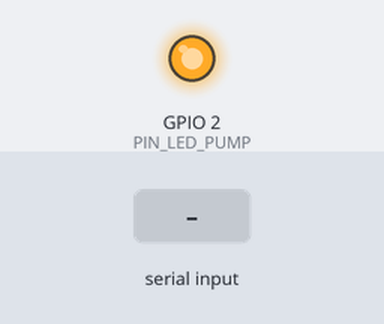
Recording of a sketch running on a simulated ESP32. Parts: output pins drawn as LEDs (lit = HIGH). The inputs (shaded band) are chosen by the test bench. Random numbers use the default seed unless the sketch sets one; what the sketch prints to the serial monitor is not drawn.

Above: at 2.2 s.
2.3 s: "P:\n" received over Serial
7.5 s: "C:\n" received over Serial
10.5 s: "90,45\n" received over Serial
At 17.3 s:
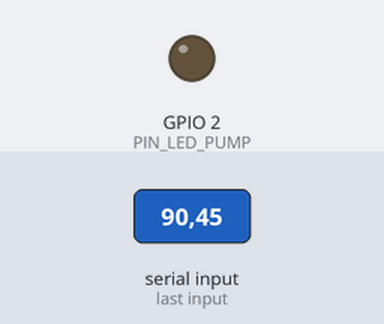
Timing chart, 0 to 18.8 s (numbered marks = the images above; inputs shaded):
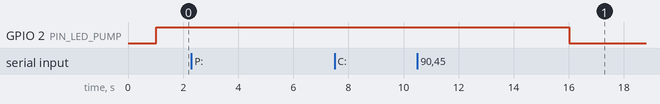

Measured:
- after the input at 2.3 s, every drawn part: stays the same
- after the input at 7.5 s, every drawn part: stays the same

The sketch:

ej3.ino
```cpp
/*
 * Sistemas embebidos y de tiempo real
 * Ejercicio3: Control de temperatura de pileta
 * Autor: Waldo Fusiman
 */

#include "ej3.h"

volatile bool pump;  // Bomba encendida = true, bomba apagada = false.
volatile bool valve; // Caldera encedida = true, caldera apgada = false
int poolTemp;        // temperatura pileta.
int boilerTemp;      // Temperatura caldera.

SemaphoreHandle_t xMutexTemp; // mutex para lectura escritura de temperaturas de pileta y caldera

/*
* Bomba de circulacion, prende o apaga bomba y enciende o apaga led de la placa.
*/
static void setPump( bool on_off ) {
  pump = on_off;
  digitalWrite( PIN_LED_PUMP, on_off ? HIGH:LOW );
}

void setup() {
    initSystem();
    delay(1000);

    Serial.println("\t|--------------------------------------------------------------");
    Serial.println("\t| Sistema de Control de Temperatura de Pileta");
    Serial.println("\t| Comandos:");
    Serial.println("\t|  P:XX (ej. P:27 -> Cambia la temperatura de la pileta a 27°C");
    Serial.println("\t|  C:XX (ej. C:58 -> Cambia la temperatura de la caldera a 58°C");
    Serial.println("\t|--------------------------------------------------------------");

    xTaskCreatePinnedToCore( readTemps,"Lectura temperaturas caldera y pileta", STACK_TASK_SIZE, NULL, PRIORITY_READ_TEMP, NULL, CORE);
    xTaskCreatePinnedToCore( pumpControl,"Control de bomba de circulacion", STACK_TASK_SIZE, NULL, PRIORITY_CONTROL_PUMP, NULL, CORE );
    xTaskCreatePinnedToCore( boilerControl,"Control de caldera", STACK_TASK_SIZE, NULL, PRIORITY_CONTROL_BOILER, NULL, CORE );
    xTaskCreatePinnedToCore( runNotif,"Notificaciones", STACK_TASK_SIZE, NULL, PRIORITY_NOTIF, NULL, CORE );
}

void loop() {
  // quita la tarea loop del scheduler
  vTaskDelete( NULL );
}

void initSystem() {
  Serial.begin( SERIAL_BAUD );
  Serial.setTimeout(50);
  while( Serial.available() > 0)
    Serial.read();

  pinMode( PIN_LED_PUMP, OUTPUT );
  setPump( false );     // bomba apagada
  valve = false;    // caldera apagada
  // Inicialización valores aleatorio para temperaturas
  randomSeed(analogRead(0));
  poolTemp = random(20, 30); // Pileta: entre 20°C y 29°C;
  boilerTemp = random(35, 59); // Caldera: entre 35°C y 58°C;

  // Creacion de  mutex
  xMutexTemp = xSemaphoreCreateMutex();
}

/*
* Lectura de temperatura de pileta o temperatura caldera, por entrada serial.
*/
void readTemps( void *pvParams ) {
  TickType_t xLastWakeTime;
  const TickType_t period = pdMS_TO_TICKS( PERIOD_READ );
  xLastWakeTime = xTaskGetTickCount();

  for (;;) {
    while (Serial.available() > 0) {
      String input = Serial.readStringUntil('\n');
      input.trim();
      if (!input.startsWith("P:") && !input.startsWith("C:")) {
        Serial.println("*** Comando no valido. Uso P:XX | C:XX");
      }
      else if (input.startsWith("P:")) {
        if (xSemaphoreTake( xMutexTemp, pdMS_TO_TICKS(20)) == pdTRUE) {
          int temp = input.substring(2).toInt();
          poolTemp = temp;
          xSemaphoreGive( xMutexTemp );
          Serial.printf("-- Temperatura de pileta actualizada: %d °C\n", poolTemp );
        }
      }
      else if (input.startsWith("C:")) {
        int temp = input.substring(2).toInt();
        if (xSemaphoreTake( xMutexTemp, pdMS_TO_TICKS(20)) == pdTRUE) {
          boilerTemp = temp;
          xSemaphoreGive( xMutexTemp );
          Serial.printf("-- Temperatura de caldera actualizada: %d °C\n", boilerTemp );
        }
      }
    }
    vTaskDelayUntil(&xLastWakeTime, period);
  }
}

/*
* Control de bomba de circulacion
*/
void pumpControl( void *pvParams ){
  TickType_t xLastWakeTime = xTaskGetTickCount();
  const TickType_t period = pdMS_TO_TICKS(PERIOD_CONTROL_PUMP_MS);

  int segCounter = 0; // ticks transcurridos desde el arranque.
  int counterActPump = 0; // contador de segundos que lleva activa la bomba.
  int counterTempPool = 0; // contador de segundos seguidos conla pileta >= 30°.
  int lastTempPool = 0; // ultimo valor de temperatura de la pileta.
  int lastTempBoiler = 0; // ultimo valor de temperatura de la caldera.

  for (;;) {
    // Tomar valores si corresponde segun el tiempo.
    if (xSemaphoreTake(xMutexTemp, pdMS_TO_TICKS(20)) == pdTRUE) { // lectura de temperaturas
      if (segCounter % TIME_SENSE_POOL == 0) // Lee temperatura de pileta cada 6 segundos
        lastTempPool = poolTemp;
      if (segCounter % TIME_SENSE_BOILER == 0) // Lee temperatura de caldera cada 15 segundos.
        lastTempBoiler = boilerTemp;
      xSemaphoreGive(xMutexTemp);
    }
    segCounter++;

    if (!pump) { // si la bomba esta apagada
      if (lastTempBoiler >= TEMP_BOILER_MIN && lastTempBoiler <= TEMP_BOILER_MAX  && lastTempBoiler >= TEMP_BOILER_ACT && lastTempPool < TEMP_POOL_MAX) { // si la caldera esta en rango y la temperatura de la pileta es menor a la temperatura maxima, se enciende la bomba.
        setPump( true );
        counterActPump = 0;
        counterTempPool = 0;
      }
    }
    else {
      counterActPump++; // bomba prendida, se incrementa tiempo predido
      counterTempPool = (lastTempPool >= TEMP_POOL_MAX) ? (counterTempPool + 1): 0; // si la temperatura de la pileta permanece en la temperatura se incrementa el tiempo, sino se resetea.
      if (lastTempBoiler < TEMP_BOILER_MIN || lastTempBoiler > TEMP_BOILER_MAX) { // Si la caldera no esta en las temperaturas aceptadas se apaga la bomba.
        setPump( false );
      }
      else if (counterTempPool >= TIME_MIN_ACT_PUMP && counterActPump >= TIME_MIN_ACT_PUMP) {  // despues de 30 segundos encendida con pileta en temperatura, se apgaga la bomba.
        setPump( false );
      }
    }
    vTaskDelayUntil(&xLastWakeTime, period);
  }
}

/*
* Control de caldera: abre o cierra valvula para activar o apagar dependiendo de la temperatura de la caldera.
*/
void boilerControl( void *pvParams ) {
  TickType_t xLastWakeTime = xTaskGetTickCount();
  const TickType_t period = pdMS_TO_TICKS(PERIOD_CONTROL_BOILER_MS);

  for (;;) {
    int lboiler = 0;

    // Lectura de los valores actuales de temperatura
    if (xSemaphoreTake(xMutexTemp, pdMS_TO_TICKS(20)) == pdTRUE) {
      lboiler = boilerTemp;
      xSemaphoreGive(xMutexTemp);
      if (lboiler < TEMP_BOILER_MIN) { // Si la temperatura de la caldera esta baja, se prende caldera.
        valve = true;
      } else if (lboiler >= TEMP_BOILER_MAX) { // si la temperatura de la caldera es alta, se apaga la caldera.
        valve = false;
      }
    }
    vTaskDelayUntil(&xLastWakeTime, period );
  }
}

/*
* Notifica por salida serial los valores actuales.
*/
void runNotif(void *pvParameters) {
  TickType_t xLastWakeTime = xTaskGetTickCount();
  const TickType_t period = pdMS_TO_TICKS( PERIOD_NOTIF );

  for (;;) {
    vTaskDelayUntil(&xLastWakeTime, period );

    int pt = 0;  // temperatura de pileta
    int ct = 0;   // temperatura de caldera.
    bool v = false; // caldera prendida o apagada
    bool b = false; // bomba prendida o apagada.

    if (xSemaphoreTake(xMutexTemp, pdMS_TO_TICKS(20)) == pdTRUE) {
      pt = poolTemp;
      ct = boilerTemp;
      v = valve;
      b = pump;
      xSemaphoreGive(xMutexTemp);
    }

    Serial.printf("[Sensores] -> temperatura Pileta: %d°C | temperatura Caldera: %d°C | [Actuadores] -> Válvula Gas: %s | Bomba Circulación: %s\n",
                    pt, ct, v ? "ABIERTA" : "CERRADA", b ? "ENCENDIDA" : "APAGADA");
  }
}
```

ej3.h
```cpp
/*
 * ej3.h
 * Sistemas embebidos y de tiempo real.
 * Ejercicio 3: Control de temperatura de pileta.
 * Autor: Waldo Fusiman
 */

#ifndef EJ3_H

#define EJ3_H

#include <stdio.h>
#include <string.h>
#include <stddef.h>

#include <freertos/FreeRTOS.h>
#include <freertos/task.h>
#include <freertos/semphr.h>

#define SERIAL_BAUD                  115200
// Led de la placa = estado de la bomba (encendido = bomba encendida).
#ifdef LED_BUILTIN
  #define PIN_LED_PUMP               LED_BUILTIN
#else
  #define PIN_LED_PUMP               2
#endif

#define TEMP_POOL_MIN              26 // Temperatura minima de la pileta
#define TEMP_POOL_MAX              30 // Temperatura maxima de la pileta
#define TEMP_BOILER_MIN            45 // Temperatura minima de la caldera
#define TEMP_BOILER_MAX            60 // Temperatura maxima de la caldera
#define TEMP_BOILER_ACT            55 // temperatura minima de activacion de la caldera.

#define TIME_MIN_ACT_PUMP          30 // tiempo minimo de encendido de bomba de circulacion = 30 segundos.
#define TIME_SENSE_POOL            6  // cada 6 segundos toma temperatura de la pileta
#define TIME_SENSE_BOILER          15 // cada 15 segundos toma temperatura de la caldera

#define PERIOD_CONTROL_BOILER_MS   15000 // periodo de la tarea control de caldera = 15 segundos
#define PERIOD_CONTROL_PUMP_MS     1000 // periodo de la tarea control de bomba = 1 segundo
#define PERIOD_READ                2000 // periodo de la tarea lectura de valores de temperatura = 2 segundos
#define PERIOD_NOTIF               5000 // periodo de la tarea notificacion de valores = 5 segundos

#define PRIORITY_CONTROL_BOILER    1   // prioridad tarea control de caldera baja.
#define PRIORITY_NOTIF             2   // prioridad tarea muestra salida. normal.
#define PRIORITY_READ_TEMP         3   // prioridad tarea lectura de valores de temperatura.
#define PRIORITY_CONTROL_PUMP      4   // prioridad tarea control de bomba. alta


#define STACK_TASK_SIZE 4096  // Tamaño del stack por tarea.
#define CORE        1         // Un core


// --- Variables Globales ---
extern volatile bool pump;           // Bomba encendida = true, bomba apagada = false.
extern volatile bool valve;          // valvula abierta = true -> Caldera encedida, valvula cerrada = false -> caldera apagada
extern int poolTemp;      // temperatura pileta.
extern int boilerTemp;    // Temperatura caldera.

extern SemaphoreHandle_t xMutexTemp;  // mutex para leer/escribir valores temperatura caldera y pileta

// --- Tareas ---
void readTemps( void *pvParams ); // lectura de valores de temperaturas caldera y pileta.
void pumpControl( void *pvParams ); // control de bomba de circulacion.
void boilerControl( void *pvParams ); // control de caldera.
void runNotif( void *pvParams ); // ejecuta y muestra notificaciones.
void initSystem();  // inicializacion

#endif
```
